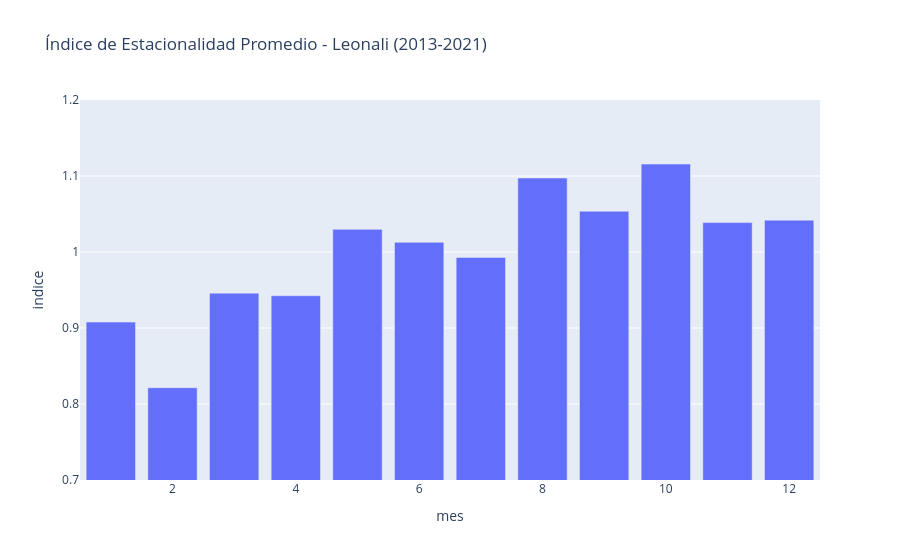

Here is the notebook cell this chart was saved with:
### Code cell
indice_promedio = ventas_filtrado.groupby('mes')['indice'].mean().reset_index()

fig = px.bar(
    indice_promedio,
    x='mes',
    y='indice',
    title='Índice de Estacionalidad Promedio - Leonali (2013-2021)'
)
fig.update_layout(yaxis_range=[0.7, 1.2])
fig.show()
fig.write_image('../reports/08_estacionalidad_poraño.png', width=1200, height=500)

### Figure 1 — Plotly figure (JSON) as saved in the notebook; plotly's stock layout.template omitted (floating-point values rounded to 4 significant figures)
{"data": [{"hovertemplate": "mes=%{x}<br>indice=%{y}<extra></extra>", "legendgroup": "", "marker": {"color": "#636efa", "pattern": {"shape": ""}}, "name": "", "orientation": "v", "showlegend": false, "textposition": "auto", "type": "bar", "x": [1, 2, 3, 4, 5, 6, 7, 8, 9, 10, 11, 12], "xaxis": "x", "y": [0.9078, 0.8214, 0.9458, 0.9424, 1.03, 1.013, 0.9928, 1.097, 1.054, 1.116, 1.039, 1.042], "yaxis": "y"}], "layout": {"barmode": "relative", "legend": {"tracegroupgap": 0}, "title": {"text": "Índice de Estacionalidad Promedio - Leonali (2013-2021)"}, "xaxis": {"anchor": "y", "domain": [0, 1], "title": {"text": "mes"}}, "yaxis": {"anchor": "x", "domain": [0, 1], "range": [0.7, 1.2], "title": {"text": "indice"}}}}
